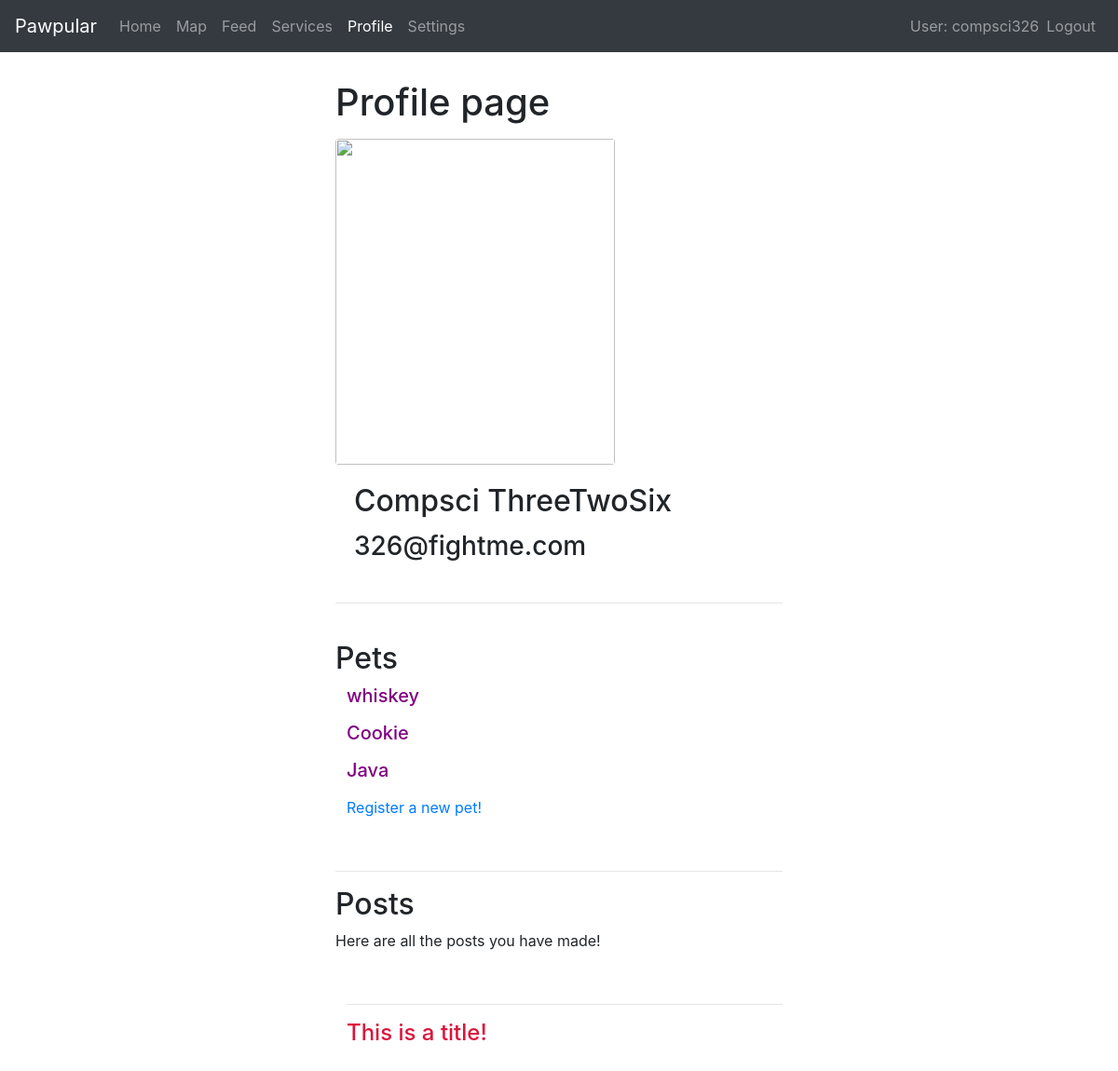
Page /pawpular/profile/bc1d503a-e93c-4e71-98fa-7c853f42d876 (signed in) on the earlier database version.
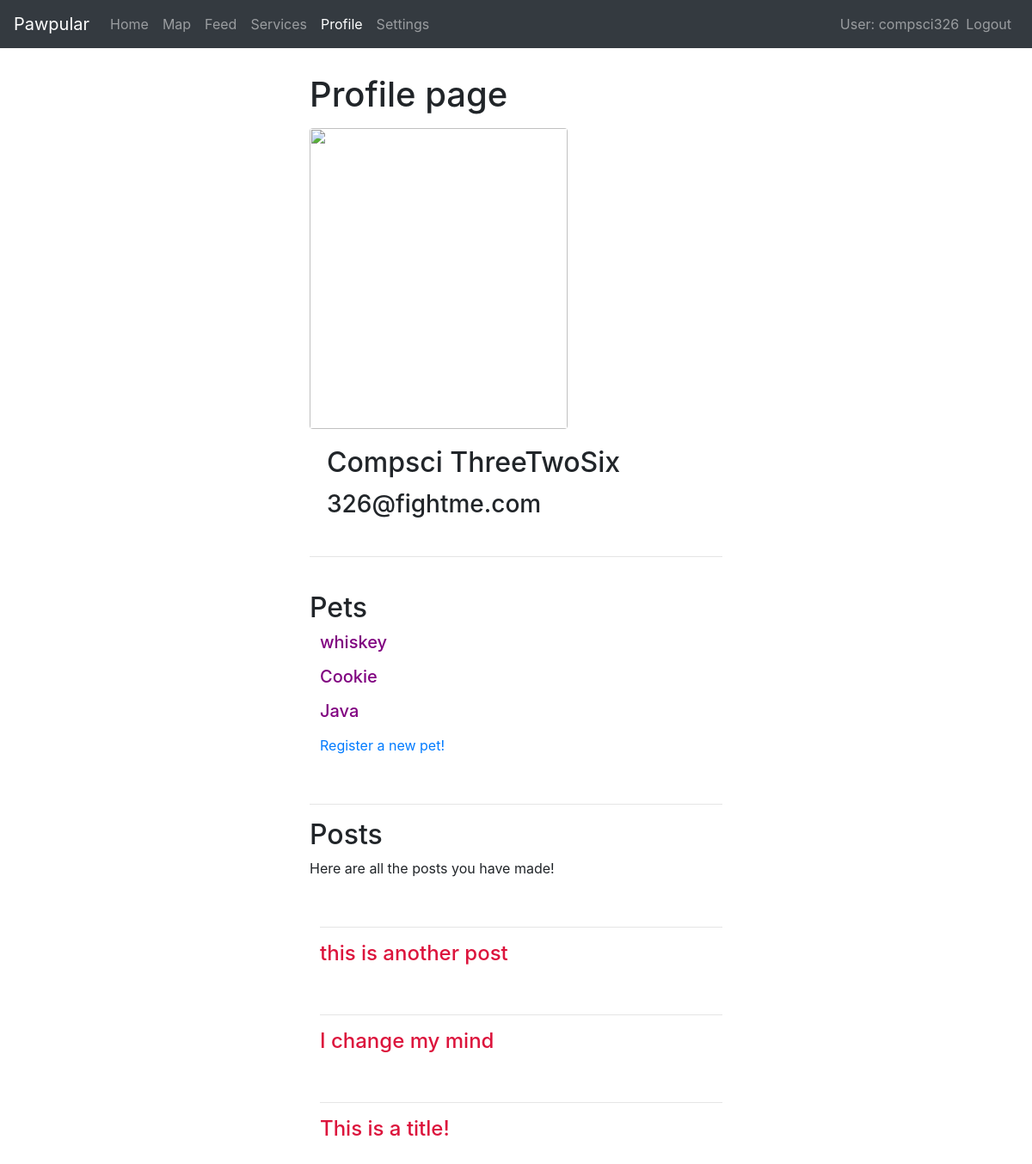
Same page on the later database version.
### pawpular/models.py (models this page shows, shortened)
class Pet(models.Model):
    id = models.UUIDField(primary_key=True, default=uuid.uuid4)
    image = models.ImageField(upload_to='uploads/',blank = True)
    name = models.CharField(max_length=45)
    birthday = models.DateField('Birthday', null=True, blank=True)
    owner = models.ForeignKey('Profile', on_delete=models.CASCADE, blank=False)

class Post(models.Model):
    createdBy = models.ForeignKey('Profile', on_delete=models.CASCADE)
    id = models.UUIDField(primary_key=True, default=uuid.uuid4)
    text = models.TextField(max_length=150)
    image = models.ImageField(upload_to='uploads/', blank=True,max_length=100)
    createdOn = models.DateField()
    title = models.CharField(max_length=50, default='')
    class Meta:
        abstract = True

class FeedPost(Post):
    post = models.TextField(max_length=1000, default='')

### pawpular/views.py (the view, shortened to what this page needs)
# urls.py: path('profile/<uuid:pk>', views.profile_detail_view.as_view(), name='profile'),
class profile_detail_view(LoginRequiredMixin, generic.DetailView):
    model = Profile

### pawpular/models.py (called while the page is built)
    def get_absolute_url(self):
        return "/pawpular/profile/" + self.uuid.__str__()

### pawpular/templates/pawpular/profile_detail.html (shortened to what this page needs)
{% extends "base_generic.html" %}
    {% block content %}
        <div style="padding-left:30%;padding-right:30%;padding-top:2.5%;padding-bottom:5%;">
            <header style="padding-bottom:1.5%;">
                <h1>Profile page</h1>
            </header>
            <div >
                    <img src="http://127.0.0.1:8000/pawpular/uploads/{{user.profile.image}}" class="rounded" height = "350px" width="300px">
                    <div class="card-body">
                    <h2 class="card-title">{{user.first_name}} {{user.last_name}}</h2>
                    <h3>{{user.email}}</h3>
                    </div>
            </div>
            <hr>
            <br>
            <h2>Pets</h2>
            <div style="padding-left:2.5%">
                {% for pet in user.profile.pets.all %}
                    <h5>
                        <p data-toggle="collapse" data-target="#demo{{pet.id}}" style  = "color:purple;cursor: pointer;">{{pet.name}}</p>
                    </h5>
                {% endfor %}
                <p><a href="{% url 'pet_create' %}">Register a new pet!</a></p>
            </div>
            <br>
            <hr>
            <div >
                <h2>Posts</h2>
                <p>Here are all the posts you have made! </p>
                {% for post in user.profile.feedPosts.all %}
                    <div style="padding-left:2.5%;">
                        <br>
                        <hr>
                        <div>
                            <h4>
                                <p data-toggle="collapse" data-target="#demo{{post.id}}" style  = "color:crimson;cursor: pointer;">{{post.title}}</p>
                            </h4>
                        </div>
                    </div>
                {% endfor %}
            </div>
        </div>
{% endblock %}

Differences in the rows shown:
added FeedPost: title "this is another post"
added FeedPost: title "I change my mind"
